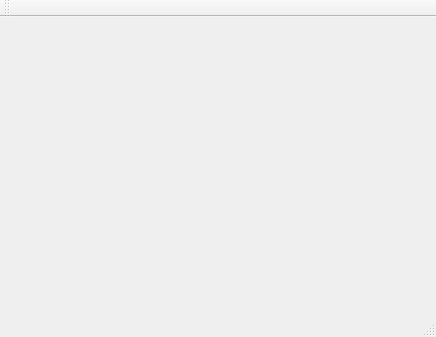
<?xml version="1.0" encoding="UTF-8"?>
<ui version="4.0">
 <class>MainWindow</class>
 <widget class="QMainWindow" name="MainWindow">
  <property name="geometry">
   <rect>
    <x>0</x>
    <y>0</y>
    <width>436</width>
    <height>337</height>
   </rect>
  </property>
  <property name="windowTitle">
   <string>MainWindow</string>
  </property>
  <widget class="QWidget" name="centralWidget"/>
  <widget class="QMenuBar" name="menuBar">
   <property name="geometry">
    <rect>
     <x>0</x>
     <y>0</y>
     <width>436</width>
     <height>22</height>
    </rect>
   </property>
  </widget>
  <widget class="QToolBar" name="mainToolBar">
   <attribute name="toolBarArea">
    <enum>TopToolBarArea</enum>
   </attribute>
   <attribute name="toolBarBreak">
    <bool>false</bool>
   </attribute>
  </widget>
  <widget class="QStatusBar" name="statusBar"/>
 </widget>
 <layoutdefault spacing="6" margin="11"/>
 <resources/>
 <connections/>
</ui>
